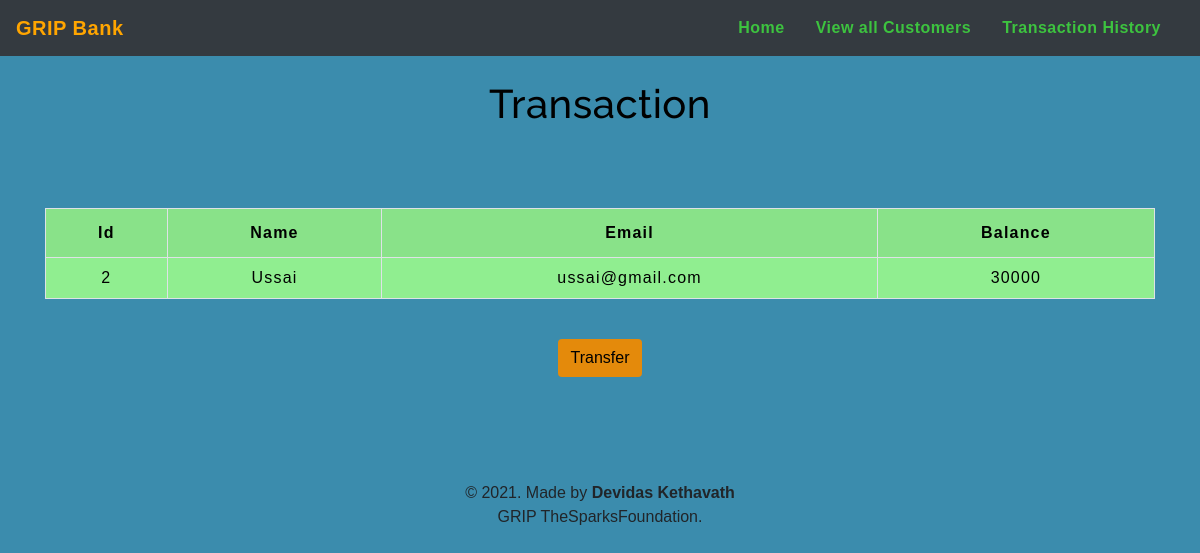
/user.php?id=2, run on the app's committed database.
### tables this page shows
CREATE TABLE `users` (
    `id` int(3) NOT NULL,
    `name` text NOT NULL,
    `email` varchar(30) NOT NULL,
    `balance` int(8) NOT NULL
);

### user.php (the view, shortened to what this page needs)
<!DOCTYPE html>
<html lang="en">
<head>
    <link rel="stylesheet" href="https://maxcdn.bootstrapcdn.com/bootstrap/4.0.0/css/bootstrap.min.css">
    <link rel="stylesheet" type="text/css" href="css/table.css">
    <link rel="stylesheet" type="text/css" href="css/navbar.css">
</head>
<body style="background-color : #3B8CAD ;">
    <?php
    include 'navbar.php';
    ?>
    <div class="container">
        <h2 class="text-center pt-4" style="color : black;">Transaction</h2><br><br>
        <?php
        include 'config.php';
        $sid = $_GET['id'];
        $sql = "SELECT * FROM  users where id=$sid";
        $result = mysqli_query($conn, $sql);
        $rows = mysqli_fetch_assoc($result);
        ?>
        <form method="post" name="tcredit" class="tabletext"><br>
            <div>
                <table class="table table-striped table-condensed table-bordered" style="background-color: lightgreen">
                    <tr style="color : black;">
                        <th class="text-center">Id</th>
                        <th class="text-center">Name</th>
                        <th class="text-center">Email</th>
                        <th class="text-center">Balance</th>
                    </tr>
                    <tr style="color : black;">
                        <td class="py-2"><?php echo $rows['id'] ?></td>
                        <td class="py-2"><?php echo $rows['name'] ?></td>
                        <td class="py-2"><?php echo $rows['email'] ?></td>
                        <td class="py-2"><?php echo $rows['balance'] ?></td>
                    </tr>
                </table>
            </div>
            <br>
            <a href="selecteduserdetail.php?id= <?php echo $rows['id']; ?>"><center> <button type="button" class="btn" style="background-color : #E48A0B;  "><div style="color:black" >Transfer</div></button></center></a>
        </form>
    </div>
<br><br>
    <footer class="text-center mt-5 py-2">
        <p>&copy 2021. Made by <b>Devidas Kethavath</b><br>GRIP TheSparksFoundation.</p>
    </footer>
</body>
</html>

### css/table.css (style rules this page uses)
* { padding: 0; margin: 0; box-sizing: border-box; font-family: sans-serif; }
h2 { font-size: 40px; }
table { letter-spacing: 1.2px; }
td { text-align: center; }
button { border:none; background: #eb6f6f; transition: 1s; }

### css/navbar.css (style rules this page uses)
h2 { color: #990000; letter-spacing: 0.5px; font-family: raleway; }

### user.php (style rules this page uses)
button { border: none; background: #d9d9d9; }

### data on the page
users: id "2", name "Ussai", email "ussai@gmail.com", balance "30000"
